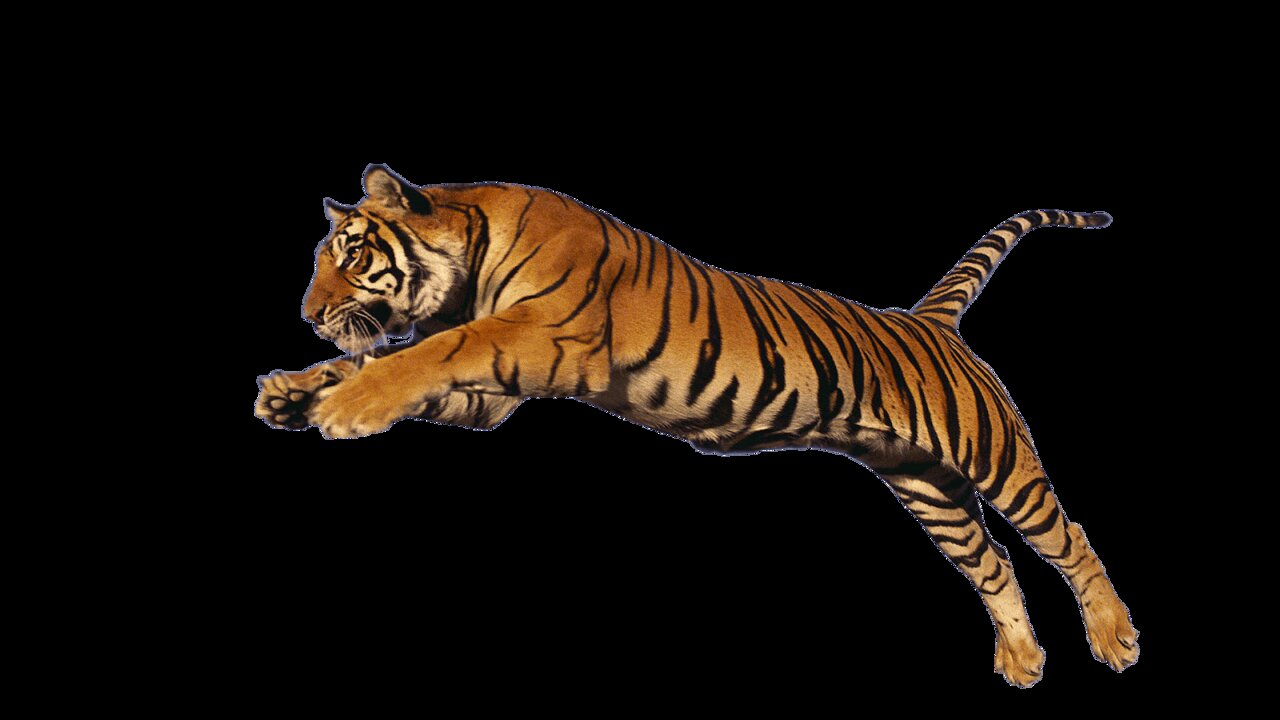
//> input picture tigre2.jpg, 1280 x 720 px
$ ./proyecto   (built with g++ and OpenCV 4)
//> lines starting //> are read from the running program, lines starting //| are printed output that depends on the picture; after the words box and inside, x2 and y2 are one past the last pixel; in counts of white or black regions, pixels touching at a corner belong together
#include <opencv2/core/core.hpp>
#include <opencv2/highgui/highgui.hpp>
#include <opencv2/imgproc.hpp>
#include <stdlib.h>
#include <stdio.h>
#include <iostream>
#include <math.h>
#include <time.h>
#include <omp.h>

using namespace std;
using namespace cv;

Mat opencv_fft(Mat);
Mat opencv_sobel(Mat);
Mat opencv_medianblur(Mat);
Mat opencv_histogram(Mat);
Mat opencv_histogram_gray(Mat, bool);
Mat opencv_ecualizacion(Mat);
Mat _ecualizacionHistograma(Mat);
Mat _ecualizacion(Mat, Mat, Mat, Mat);
Mat _ecualizacionHistograma_gray(Mat);
Mat _ecualizacion_gray(Mat, int *);
Mat _sobel(Mat);
Mat _medianBlur(Mat, int);
Mat _difuminadoAleatorio(Mat, int);
int * _calcularHistograma(Mat);
Mat _combinacionImagenes();
Mat _setFondoBlanco(Mat);
Mat _transformacionBilineal(Mat, Point, Point, Point, Point);
Mat _rgbtoHSI(Mat src);
Mat _haarWavelet(Mat src);
void TemplateMatching();
void MatchingMethod(int, void*);
void TemplateMatchingVideo();
void MatchingMethodVideo(int, void*);

char* image_window = "Source Image";
char* result_window = "Result window";
Mat img, templ;
int match_method = 5;
int max_Trackbar = 5;
int thread_count;

// [296 lines left out: functions main, opencv_fft, opencv_histogram, opencv_ecualizacion, opencv_histogram_gray, opencv_medianblur and 1 more, not called in this run]


/**
Author: Diego Javier
Tema 2
Implementación del filtro de _medianBlur para el suavizado de la imagen
**/
// [128 lines left out: functions _ecualizacionHistograma, _ecualizacion, _ecualizacionHistograma_gray, not called in this run]

// [36 lines of commented-out code are left out]

// [58 lines left out: functions _ecualizacion_gray, _calcularHistograma, not called in this run]

/**
Author: Diego Javier
Tema 2
Implementación de la combinacion de imagenes
**/
Mat _combinacionImagenes()
{
	Mat img1 = imread("tigre2.jpg");
//> img1 is the input picture: 720 rows x 1280 cols, CV_8UC3; mean B, G, R 9.5, 15.7, 22.9
	Mat img2 = imread("lava.jpg");
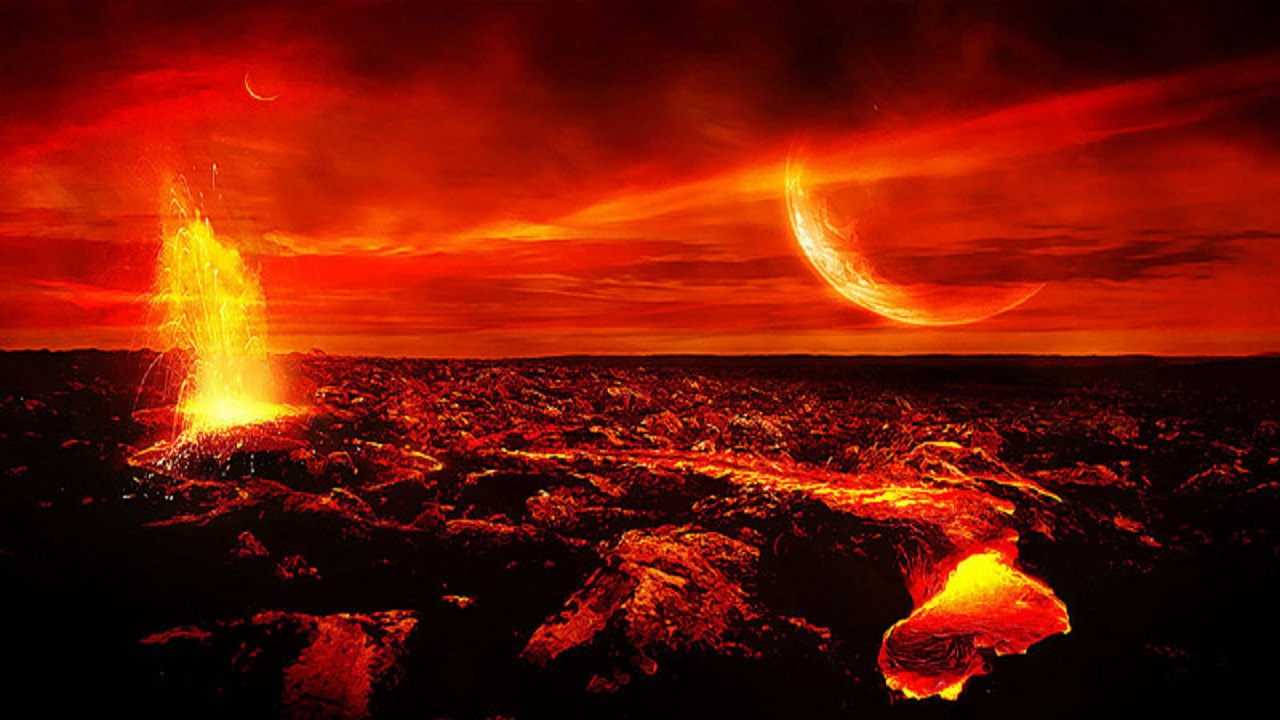
//> input picture lava.jpg, 1280 x 720 px
//> img2 is the input picture: 720 rows x 1280 cols, CV_8UC3; mean B, G, R 5.6, 23.1, 113

	cout << ((Scalar)img1.at<Vec3b>(3,3)[0]).val[0] << endl;
//| 0

	img1 = _medianBlur(img1, 3);

#pragma omp parallel for num_threads(thread_count)
	for(int i=0; i<img2.rows; i++)
	{
		for(int j=0; j<img2.cols; j++)
		{
			if((((Scalar)img1.at<Vec3b>(i,j)[0]).val[0] != 0) && (((Scalar)img1.at<Vec3b>(i,j)[1]).val[0] != 0) &&(((Scalar)img1.at<Vec3b>(i,j)[2]).val[0] != 0))
			{
				img2.at<Vec3b>(i,j) = img1.at<Vec3b>(i,j);
				/*((Scalar)img2.at<Vec3b>(i,j)[0]).val[0] = ((Scalar)img1.at<Vec3b>(i,j)[0]).val[0];
				((Scalar)img2.at<Vec3b>(i,j)[1]).val[0] = ((Scalar)img1.at<Vec3b>(i,j)[1]).val[0];
				((Scalar)img2.at<Vec3b>(i,j)[2]).val[0] = ((Scalar)img1.at<Vec3b>(i,j)[2]).val[0];*()*/
			}
		}
	}
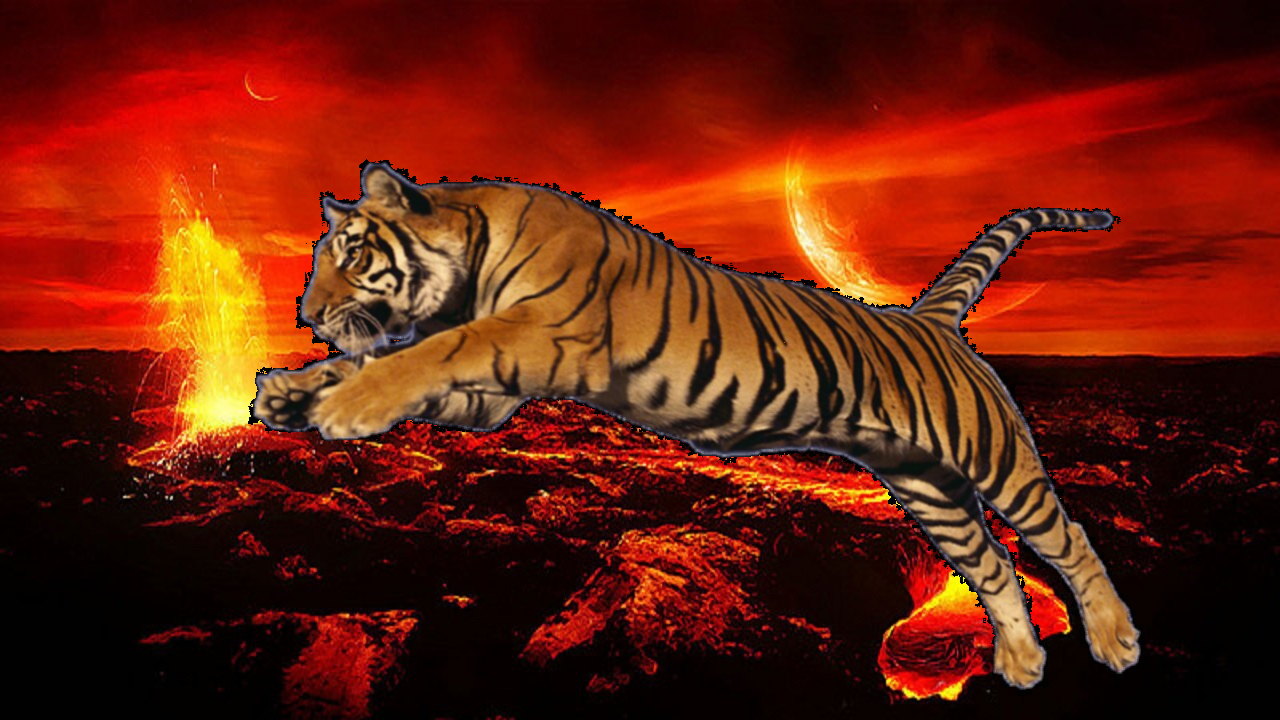
//> img2: 720 rows x 1280 cols, CV_8UC3; 19.59% of pixels changed, all inside (x1, y1, x2, y2) = (248, 159, 1145, 697)

	return img2;
}

// [19 lines left out: function _setFondoBlanco, not called in this run]


/**
Author: Diego Javier
Tema 3
Implementación del filtro de _medianBlur para el suavizado de la imagen
**/
Mat _medianBlur(Mat src, int size)
{
	string window_name = "Filtro sobel implementacion propia";
	Mat dst = src.clone();

	Mat kernel = Mat::ones(size, size, CV_8UC1);
	Mat result = src.clone();

	int mid_size = size/2;

#pragma omp parallel for num_threads(thread_count)
	for(int i=mid_size; i<src.rows-mid_size; i++)
	{
		for(int j=mid_size; j<src.cols-mid_size; j++)
		{
			int sumaR = 0;
			int sumaG = 0;
			int sumaB = 0;

			// [8 lines of commented-out code are left out]

			for(int x=0; x<size; x++)
			{
				for(int y=0; y<size; y++)
				{
					sumaR += ((Scalar)src.at<Vec3b>(i-mid_size+x,j-mid_size+y)[0]).val[0]*1;
					sumaG += ((Scalar)src.at<Vec3b>(i-mid_size+x,j-mid_size+y)[1]).val[0]*1;
					sumaB += ((Scalar)src.at<Vec3b>(i-mid_size+x,j-mid_size+y)[2]).val[0]*1;

					//sumaR += ((Scalar)src.at<Vec3b>(i-mid_size+x,j-mid_size+y)[0]).val[0]*kernel.at<double>(x,y);
					//sumaG += ((Scalar)src.at<Vec3b>(i-mid_size+x,j-mid_size+y)[1]).val[0]*kernel.at<double>(x,y);
					//sumaB += ((Scalar)src.at<Vec3b>(i-mid_size+x,j-mid_size+y)[2]).val[0]*kernel.at<double>(x,y);

				}
			}

			result.at<Vec3b>(i,j)[0] = sumaR/(size*size);
			result.at<Vec3b>(i,j)[1] = sumaG/(size*size);
			result.at<Vec3b>(i,j)[2] = sumaB/(size*size);


			if(i == 2 && j==2)
			{
				cout << ((Scalar)result.at<Vec3b>(i,j)[0]).val[0]<<endl;
				cout << ((Scalar)result.at<Vec3b>(i,j)[1]).val[0] <<endl;
				cout << ((Scalar)result.at<Vec3b>(i,j)[2]).val[0] <<endl;
			}
		}
	}

	return result;
}

/**
Author: Diego Javier
Tema 3
Implementación del filtro de _medianBlur para detección de bordes
**/
// [100 lines left out: function _sobel, not called in this run]

/**
Author: Diego Javier
Tema 4
Implementación del difuminado Aleatorio
**/
// [204 lines left out: functions _difuminadoAleatorio, _transformacionBilineal, not called in this run]

/**Tema6**/

// [226 lines left out: functions TemplateMatching, MatchingMethod, TemplateMatchingVideo, MatchingMethodVideo, _rgbtoHSI, _haarWavelet, not called in this run]

// added to run one function of the file
int main() { _combinacionImagenes(); }
